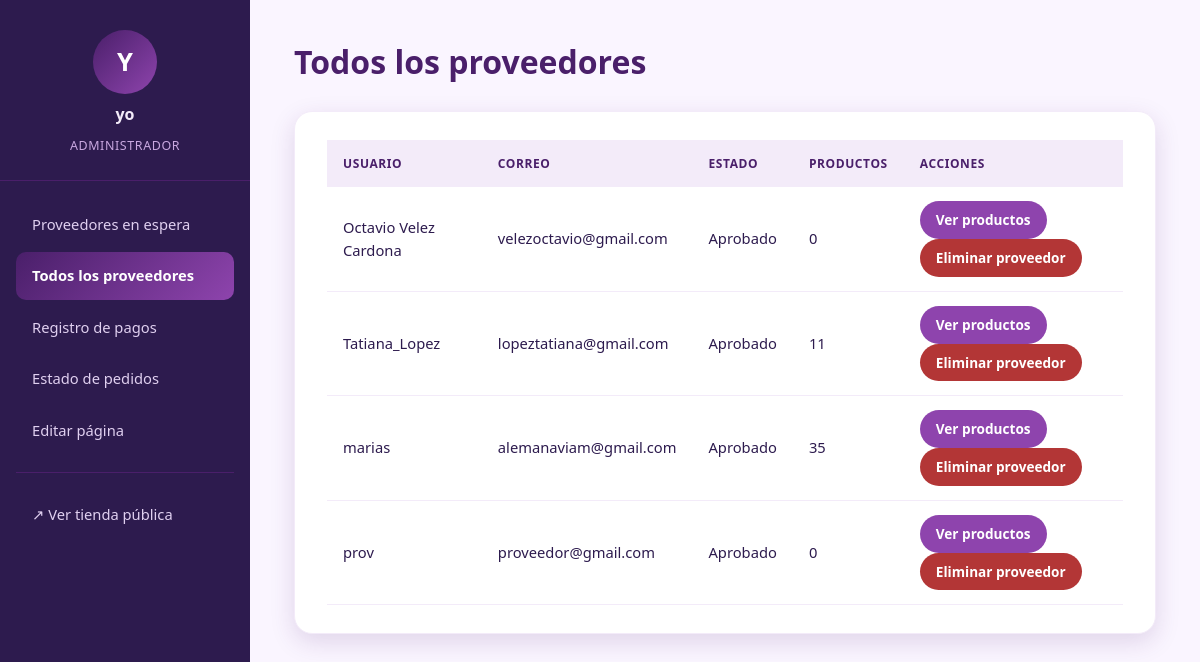
The page /adm/proveedores/lista/ (signed in) on the database as committed earlier.
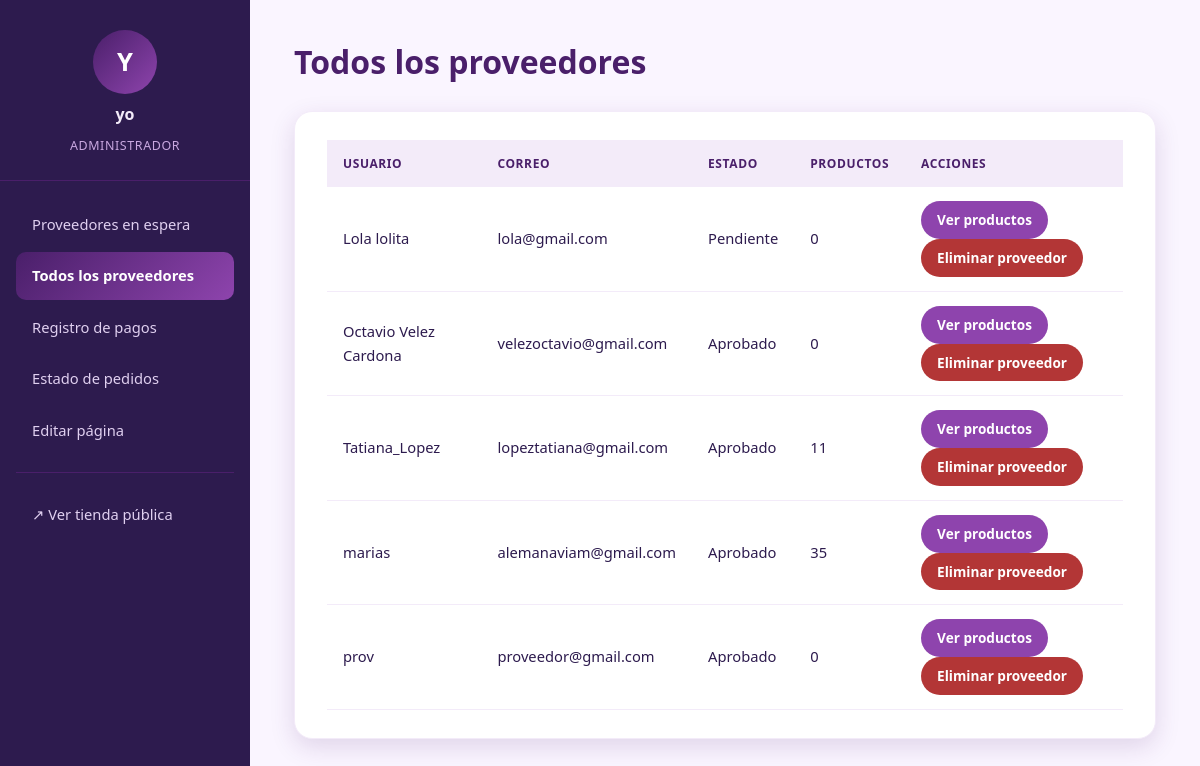
The same page on the database as committed later.
### usuarios/models.py (models this page shows, shortened)
class Perfil(models.Model):
    ROLES = [
        ('ADMIN', 'Administrador de la Plataforma'),
        ('PROVEEDOR', 'Proveedor de Herramientas'),
        ('CLIENTE', 'Cliente Final'),
    ]
    usuario = models.OneToOneField(User, on_delete=models.CASCADE, related_name='perfil')
    rol = models.CharField(max_length=15, choices=ROLES, default='CLIENTE')
    telefono = models.CharField(max_length=20, blank=True, null=True)
    direccion = models.CharField(max_length=255, blank=True, null=True)
    ciudad = models.CharField(max_length=100, blank=True, null=True)
    aprobado = models.BooleanField(default=True)

### administracion/views.py (the view)
# urls.py: path('proveedores/lista/', views.lista_proveedores, name='lista_proveedores'),
@admin_required
def lista_proveedores(request):
    Perfil = apps.get_model("usuarios", "Perfil")
    Producto = apps.get_model("inventario", "Producto")
    proveedores = (
        Perfil.objects
        .filter(rol='PROVEEDOR')
        .select_related('usuario')
        .order_by('usuario__username')
    )
    for perfil in proveedores:
        perfil.total_productos = Producto.objects.filter(proveedor=perfil.usuario).count()
    return render(request, 'administracion/lista_proveedores.html', {
        'proveedores': proveedores,
        'active': 'lista_proveedores',
    })

### administracion/templates/administracion/lista_proveedores.html (shortened to what this page needs)
{% extends 'administracion/base_admin.html' %}
{% block contenido %}
    <h1>Todos los proveedores</h1>
    <section class="admin-card">
        {% if proveedores %}
            <table class="admin-table">
                <thead>
                    <tr>
                        <th>Usuario</th>
                        <th>Correo</th>
                        <th>Estado</th>
                        <th>Productos</th>
                        <th>Acciones</th>
                    </tr>
                </thead>
                <tbody>
                {% for perfil in proveedores %}
                    <tr>
                        <td>{{ perfil.usuario.username }}</td>
                        <td>{{ perfil.usuario.email }}</td>
                        <td>
                            {% if perfil.aprobado %}
                                <span class="badge-ok">Aprobado</span>
                            {% else %}
                                <span class="badge-pend">Pendiente</span>
                            {% endif %}
                        </td>
                        <td>{{ perfil.total_productos }}</td>
                        <td>
                            <a href="{% url 'administracion:productos_proveedor' perfil_id=perfil.id %}" class="btn btn-approve">Ver productos</a>
                            <a href="{% url 'administracion:eliminar_proveedor' perfil_id=perfil.id %}" class="btn btn-reject"
                               onclick="return confirm('¿Eliminar la cuenta de {{ perfil.usuario.username }}? Esto también borrará TODOS sus productos permanentemente.');">
                                Eliminar proveedor
                            </a>
                        </td>
                    </tr>
                {% endfor %}
                </tbody>
            </table>
        {% else %}
            <p>Aún no hay proveedores registrados.</p>
        {% endif %}
    </section>
{% endblock %}

Rows that differ between the two databases and show on the page:
added Perfil: usuario.username "Lola lolita", usuario.email "lola@gmail.com", aprobado "Pendiente", total_productos "0"
